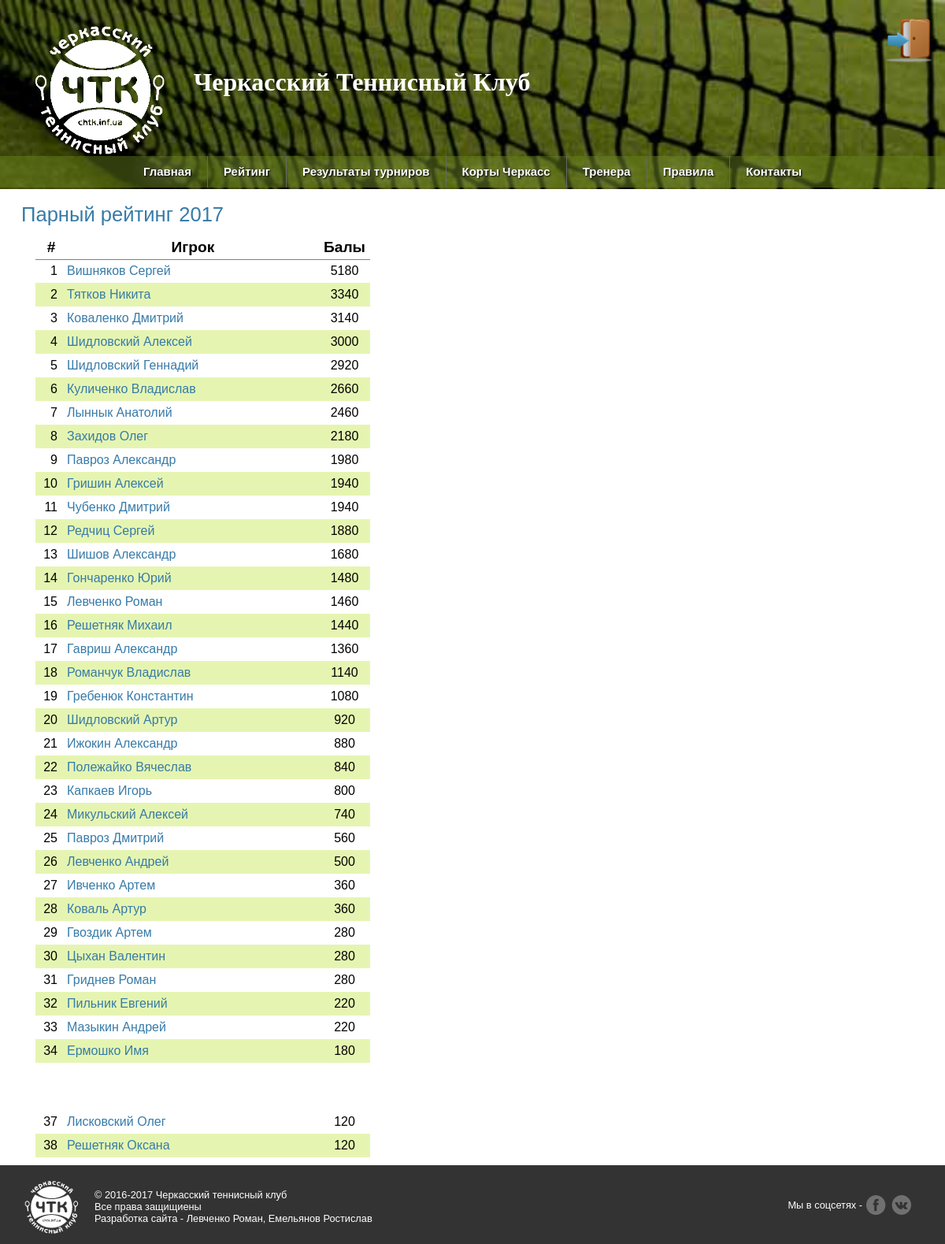
The app's page /rating/2017/ with its own data.
### chtk.py (models this page shows, shortened)
class Players(dab.Model):
    id = dab.Column(dab.Integer, primary_key=True)
    player_name = dab.Column(dab.String(20))
    player_surname = dab.Column(dab.String(20))
    path_photo = dab.Column(dab.String(40))

### chtk.py (the view)
@app.route('/rating/<int:year>/')
def show_method_1(year):
    if year == 2016:
        peremen = rating_show(parsed_string)
        year = 2016
    elif year == 2017:
        peremen = rating_show(parsed_string_new)
        year = 2017
    return render_template("rating.html", peremen=peremen, court=get_court(), players=get_data_players(), year=year, len_2016=len_2016, len_2017=len_2017)

### chtk.py (called while the page is built)
def connect_db():
    rv = sqlite3.connect(app.config['DATABASE'])
    rv.row_factory = sqlite3.Row
    return rv

def get_db():
    if not hasattr(g, 'sqlite_db'):
        g.sqlite_db = connect_db()
    return g.sqlite_db

def rating_show(list_year):
    new_list = {}
    counter = 1
    rating = {}
    for el in list_year:
        s = 1
        points_1 = 0
        while ('Турнир_' + str(s)) in el:
            points_1 += int(el['Турнир_' + str(s)])
            s += 1
        rating.update({el['Фамилия'] + ' ' + el['Имя']: points_1})
    while rating:
        for key, el in rating.items():
            if el == max(rating.values()):
                new_list[counter] = {'Очки': el, 'Фамилия': key}
                counter += 1
                rating.pop(key)
                break
    return new_list

def get_data_players():
    db = get_db()
    cur_1 = db.execute('select id, player_name, player_surname, path_photo from players order by player_surname')
    players = cur_1.fetchall()
    return players

def get_court():
    court = Courts.query.order_by(Courts.id.desc())
    return court

### templates/rating.html
{% extends "base.html" %}
  {% block body %}
	  <section>
      <h2 class="entres-h2">Парный рейтинг {{year}}</h2>
      <div>
        <table>
          <thead>
            <tr>
              <th>#</th>
              <th>Игрок</th>
              <th>Балы</th>
            </tr>
          </thead>
          <tbody>
        {% for key, el in peremen.items() %}
            {% if el['Очки'] != 0 %}
            <tr>
                {% set a,b = el['Фамилия'].split() %}
                {% for player in players %}
                {% if a == player.player_surname and b == player.player_name %}
            <td class="td-position">{{ key }}</td>
            <td class="td-player">
              <a href="/player/{{ year }}/{{ player.id }}/">{{ el['Фамилия'] }}</a>
            </td>
            <td class="td-rating">{{ el['Очки'] }}</td>
                {% endif %}
                {% endfor %}
            </tr>
            {% endif %}
        {% endfor %}
            </tbody>
        </table>
            </div>
        </section>
{% endblock %}

### static/style_temp.css (style rules this page uses)
*, *::after, *::before { -webkit-box-sizing: border-box; -moz-box-sizing: border-box; -o-box-sizing: border-box; -ms-box-sizing: border-box; box-sizing: border-box; margin: 0; padding: 0; }
body { font-family: sans-serif; margin: 0; }
h1, h2 { font-family: 'Georgia', serif; margin: 0; }
h2 { font-size: 1.6em; }
.entres-h2 { text-align: left; font-weight: 300; padding: 10px 0 2px 27px; font-family: sans-serif; }
table { margin: 10px 5px 10px 45px; padding: 7px; text-decoration: none; border-collapse: collapse; }
th { font-size: 1.2em; }
tr th { text-align: center; border-bottom: 1px solid grey; }
tr { height: 30px; }
td a { text-decoration: none; }
.td-position { width: 40px; text-align: right; padding-right: 12px; }
.td-player { width: 320px; text-align: left; }
.td-rating { width: 65px; text-align: center;; }
tr:nth-child(even) { background: rgba(217, 241, 140, 0.68); }

### records on screen
Players: key "1", Фамилия "Вишняков Сергей", Очки "5180"
Players: key "2", Фамилия "Тятков Никита", Очки "3340"
Players: key "3", Фамилия "Коваленко Дмитрий", Очки "3140"
Players: key "4", Фамилия "Шидловский Алексей", Очки "3000"
Players: key "5", Фамилия "Шидловский Геннадий", Очки "2920"
Players: key "6", Фамилия "Куличенко Владислав", Очки "2660"
Players: key "7", Фамилия "Лыннык Анатолий", Очки "2460"
Players: key "8", Фамилия "Захидов Олег", Очки "2180"
Players: key "9", Фамилия "Павроз Александр", Очки "1980"
Players: key "10", Фамилия "Гришин Алексей", Очки "1940"
Players: key "11", Фамилия "Чубенко Дмитрий", Очки "1940"
Players: key "12", Фамилия "Редчиц Сергей", Очки "1880"
Players: key "13", Фамилия "Шишов Александр", Очки "1680"
Players: key "14", Фамилия "Гончаренко Юрий", Очки "1480"
Players: key "15", Фамилия "Левченко Роман", Очки "1460"
Players: key "16", Фамилия "Решетняк Михаил", Очки "1440"
Players: key "17", Фамилия "Гавриш Александр", Очки "1360"
Players: key "18", Фамилия "Романчук Владислав", Очки "1140"
Players: key "19", Фамилия "Гребенюк Константин", Очки "1080"
Players: key "20", Фамилия "Шидловский Артур", Очки "920"
Players: key "21", Фамилия "Ижокин Александр", Очки "880"
Players: key "22", Фамилия "Полежайко Вячеслав", Очки "840"
Players: key "23", Фамилия "Капкаев Игорь", Очки "800"
Players: key "24", Фамилия "Микульский Алексей", Очки "740"
Players: key "25", Фамилия "Павроз Дмитрий", Очки "560"
Players: key "26", Фамилия "Левченко Андрей", Очки "500"
Players: key "27", Фамилия "Ивченко Артем", Очки "360"
Players: key "28", Фамилия "Коваль Артур", Очки "360"
Players: key "29", Фамилия "Гвоздик Артем", Очки "280"
Players: key "30", Фамилия "Цыхан Валентин", Очки "280"
Players: key "31", Фамилия "Гриднев Роман", Очки "280"
Players: key "32", Фамилия "Пильник Евгений", Очки "220"
Players: key "33", Фамилия "Мазыкин Андрей", Очки "220"
Players: key "34", Фамилия "Ермошко Имя", Очки "180"
Players: key "37", Фамилия "Лисковский Олег", Очки "120"
Players: key "38", Фамилия "Решетняк Оксана", Очки "120"

### other values on screen
{{ year }} "2017"
